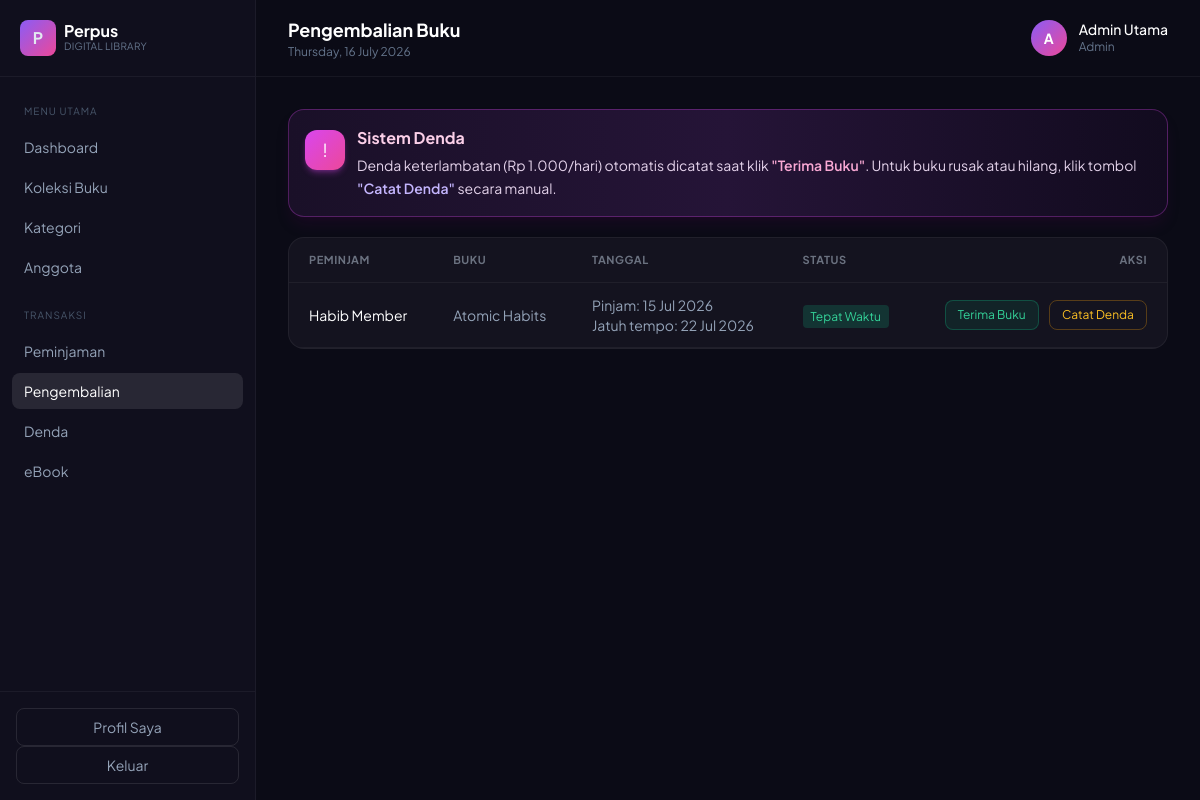
Page /admin/pengembalian (signed in) on the committed database.
### tables this page shows
CREATE TABLE peminjaman (
    id INT AUTO_INCREMENT PRIMARY KEY,
    user_id INT NOT NULL,
    buku_id INT NOT NULL,
    tanggal_pinjam DATE NULL,
    tanggal_jatuh_tempo DATE NULL,
    tanggal_kembali DATE NULL,
    status ENUM('menunggu','dipinjam','dikembalikan','ditolak') NOT NULL DEFAULT 'menunggu',
    created_at DATETIME DEFAULT CURRENT_TIMESTAMP,
    FOREIGN KEY (user_id) REFERENCES users(id) ON DELETE CASCADE,
    FOREIGN KEY (buku_id) REFERENCES buku(id) ON DELETE CASCADE
);

CREATE TABLE users (
    id INT AUTO_INCREMENT PRIMARY KEY,
    name VARCHAR(100) NOT NULL,
    email VARCHAR(150) NOT NULL UNIQUE,
    password VARCHAR(255) NOT NULL,
    role ENUM('admin','member') NOT NULL DEFAULT 'member',
    created_at DATETIME DEFAULT CURRENT_TIMESTAMP
);

CREATE TABLE buku (
    id INT AUTO_INCREMENT PRIMARY KEY,
    judul VARCHAR(200) NOT NULL,
    penulis VARCHAR(150) NOT NULL,
    kategori_id INT NULL,
    deskripsi TEXT NULL,
    cover VARCHAR(255) NULL,
    stok INT NOT NULL DEFAULT 0,
    ebook_price INT NOT NULL DEFAULT 0,
    ebook_file VARCHAR(255) NULL,
    created_at DATETIME DEFAULT CURRENT_TIMESTAMP,
    FOREIGN KEY (kategori_id) REFERENCES kategori(id) ON DELETE SET NULL
);

### app/Controllers/PengembalianController.php (called while the page is built, shortened)
<?php
class PengembalianController extends Controller
{
    public function index(): void
    {
        $peminjamanModel = new Peminjaman();
        $this->view('admin/pengembalian/index', [
            'dipinjam' => $peminjamanModel->allWithRelasi('dipinjam'),
        ]);
    }
}

### public/index.php (called while the page is built, shortened)
<?php
require dirname(__DIR__) . '/app/Core/autoload.php';
require dirname(__DIR__) . '/app/Core/helpers.php';
$router = new Router();
$router->dispatch($_SERVER['REQUEST_URI'], $_SERVER['REQUEST_METHOD']);

### app/Core/helpers.php (called while the page is built, shortened)
<?php
function e(?string $value): string
{
    return htmlspecialchars($value ?? '', ENT_QUOTES, 'UTF-8');
}
function rupiah($angka): string
{
    return 'Rp ' . number_format((float) $angka, 0, ',', '.');
}
function tanggal_indo(?string $date): string
{
    $bulan = ['', 'Jan', 'Feb', 'Mar', 'Apr', 'Mei', 'Jun', 'Jul', 'Agu', 'Sep', 'Okt', 'Nov', 'Des'];
    $ts = strtotime($date);
    return date('d', $ts) . ' ' . $bulan[(int) date('n', $ts)] . ' ' . date('Y', $ts);
}

### app/Core/Model.php (called while the page is built, shortened)
<?php
abstract class Model
{
    public function __construct()
    {
        $this->db = Database::connect();
    }
}

### app/Core/autoload.php (called while the page is built, shortened)
<?php
spl_autoload_register(function (string $class) {
    $prefix = 'App\\';
    $relative = substr($class, strlen($prefix));
    $file = BASE_PATH . '/app/' . str_replace('\\', '/', $relative) . '.php';
});

### app/Core/Database.php (called while the page is built, shortened)
<?php
class Database
{
    private static ?PDO $instance = null;
    public static function connect(): PDO
    {
        try {
            if (DB_DRIVER === 'sqlite') {
                $dsn = 'sqlite:' . DB_SQLITE_PATH;
                self::$instance = new PDO($dsn);
                self::$instance->exec('PRAGMA foreign_keys = ON');
            } else {
                $dsn = 'mysql:host=' . DB_HOST . ';port=' . DB_PORT . ';dbname=' . DB_NAME . ';charset=utf8mb4';
                self::$instance = new PDO($dsn, DB_USER, DB_PASS);
            }
            self::$instance->setAttribute(PDO::ATTR_ERRMODE, PDO::ERRMODE_EXCEPTION);
            self::$instance->setAttribute(PDO::ATTR_DEFAULT_FETCH_MODE, PDO::FETCH_ASSOC);
            self::$instance->setAttribute(PDO::ATTR_EMULATE_PREPARES, false);
            return self::$instance;
        } catch (PDOException $e) {
            error_log('DB Connection Error: ' . $e->getMessage());
            http_response_code(500);
            die('Terjadi kesalahan pada server. Silakan hubungi administrator.');
        }
    }
}

### app/Models/Peminjaman.php (called while the page is built, shortened)
<?php
class Peminjaman extends Model
{
    public function allWithRelasi(?string $status = null): array
    {
        try {
            $sql = "SELECT peminjaman.*, users.name AS anggota_nama, buku.judul AS buku_judul, buku.id AS buku_id
                    FROM peminjaman
                    JOIN users ON users.id = peminjaman.user_id
                    JOIN buku ON buku.id = peminjaman.buku_id";
            $params = [];
            if ($status) {
                $sql .= " WHERE peminjaman.status = :status";
                $params['status'] = $status;
            }
            $sql .= " ORDER BY peminjaman.created_at DESC";
            $stmt = $this->db->prepare($sql);
            $stmt->execute($params);
            return $stmt->fetchAll();
        } catch (PDOException $e) {
            error_log($e->getMessage());
            return [];
        }
    }
}

### app/Views/admin/pengembalian/index.php (the view, shortened to what this page needs)
<div class="mb-5 px-4 py-4 rounded-2xl border border-fuchsia-500/30 bg-gradient-to-r from-[#1a1028] via-[#251437] to-[#120b1f] text-fuchsia-100 shadow-lg shadow-fuchsia-950/20 backdrop-blur-md">
    <div class="flex items-start gap-3">
        <div class="mt-1 h-10 w-10 shrink-0 rounded-xl bg-gradient-to-br from-fuchsia-500 to-pink-500 flex items-center justify-center shadow-md shadow-fuchsia-500/30">
            <span class="text-white text-lg">!</span>
        </div>
        <div class="text-sm leading-relaxed">
            <strong class="block text-base text-pink-200 mb-1">Sistem Denda</strong>
            <p class="text-fuchsia-100/90">
                Denda keterlambatan (<?= rupiah(DENDA_PER_HARI) ?>/hari) otomatis dicatat saat klik
                <span class="font-semibold text-pink-300">"Terima Buku"</span>.
                Untuk buku rusak atau hilang, klik tombol
                <span class="font-semibold text-violet-300">"Catat Denda"</span>
                secara manual.
            </p>
        </div>
    </div>
</div>
<div class="card overflow-hidden">
    <table class="w-full data text-sm">
        <thead>
            <tr class="border-b border-white/5">
                <th class="text-left px-5 py-3">Peminjam</th>
                <th class="text-left px-5 py-3">Buku</th>
                <th class="text-left px-5 py-3">Tanggal</th>
                <th class="text-left px-5 py-3">Status</th>
                <th class="text-right px-5 py-3">Aksi</th>
            </tr>
        </thead>
        <tbody>
        <?php if (empty($dipinjam)): ?>
            <tr><td colspan="5" class="text-center py-10 text-slate-500">Belum ada data pengembalian.</td></tr>
        <?php else: foreach ($dipinjam as $p):
            $telat = $p['tanggal_jatuh_tempo'] < date('Y-m-d');
        ?>
            <tr class="border-b border-white/5">
                <td class="px-5 py-3 text-white"><?= e($p['anggota_nama']) ?></td>
                <td class="px-5 py-3 text-slate-400"><?= e($p['buku_judul']) ?></td>
                <td class="px-5 py-3 text-slate-400">
                    Pinjam: <?= tanggal_indo($p['tanggal_pinjam']) ?><br>
                    Jatuh tempo: <?= tanggal_indo($p['tanggal_jatuh_tempo']) ?>
                </td>
                <td class="px-5 py-3">
                    <?php if ($telat): ?>
                        <span class="text-xs px-2 py-1 rounded bg-rose-500/20 text-rose-400">Terlambat</span>
                    <?php else: ?>
                        <span class="text-xs px-2 py-1 rounded bg-emerald-500/20 text-emerald-400">Tepat Waktu</span>
                    <?php endif; ?>
                </td>
                <td class="px-5 py-3 text-right space-x-2 whitespace-nowrap">
                    <button type="button"
                        onclick="terimaPengembalian(<?= (int) $p['id'] ?>, '<?= e(addslashes($p['buku_judul'])) ?>')"
                        class="text-xs px-3 py-1.5 rounded-lg bg-emerald-500/10 border border-emerald-500/30 text-emerald-400 hover:bg-emerald-500/20">Terima Buku</button>
                    <button type="button"
                        onclick="catatDenda(<?= (int) $p['id'] ?>, '<?= e(addslashes($p['buku_judul'])) ?>')"
                        class="text-xs px-3 py-1.5 rounded-lg border border-amber-500/30 text-amber-400 hover:bg-amber-500/10">Catat Denda</button>
                </td>
            </tr>
        <?php endforeach; endif; ?>
        </tbody>
    </table>
</div>

### app/Core/Router.php (shortened to what this page needs)
<?php
class Router
{
    private array $routes = [];
    private function add(string $method, string $path, $handler): void
    {
        $pattern = preg_replace('#\{[a-zA-Z_]+\}#', '([^/]+)', trim($path, '/'));
        $pattern = '#^' . $pattern . '$#';
        preg_match_all('#\{([a-zA-Z_]+)\}#', $path, $paramNames);
        $this->routes[$method][] = [
            'pattern' => $pattern,
            'handler' => $handler,
            'params'  => $paramNames[1],
        ];
    }
    public function dispatch(string $uri, string $method): void
    {
        $uri = trim(parse_url($uri, PHP_URL_PATH), '/');
        $uri = $uri === '' ? '' : $uri;
        foreach ($this->routes[$method] ?? [] as $route) {
            if (preg_match($route['pattern'], $uri, $matches)) {
                array_shift($matches);
                $params = array_combine($route['params'], $matches);
                $this->call($route['handler'], $params);
                return;
            }
        }
    }
    private function call($handler, array $params): void
    {
        [$controllerClass, $action] = $handler;
        $controller = new $controllerClass();
        call_user_func_array([$controller, $action], $params);
    }
}

### public/assets/css/app.css (style rules this page uses)
* { font-family: 'Plus Jakarta Sans', ui-sans-serif, system-ui, sans-serif; }
body { background: #0a0a12; }
.card { background: #14131f; border: 1px solid rgba(255,255,255,0.06); border-radius: 16px; transition: transform 0.15s ease, border-color 0.15s ease, box-shadow 0.15s ease; }
table.data th { text-transform: uppercase; font-size: 11px; letter-spacing: .05em; color: #6b7280; }

### rows in the picture
peminjaman: user.name "Habib Member", buku.judul "Atomic Habits", tanggal_pinjam "15 Jul 2026", tanggal_jatuh_tempo "22 Jul 2026", shows "Tepat Waktu"
